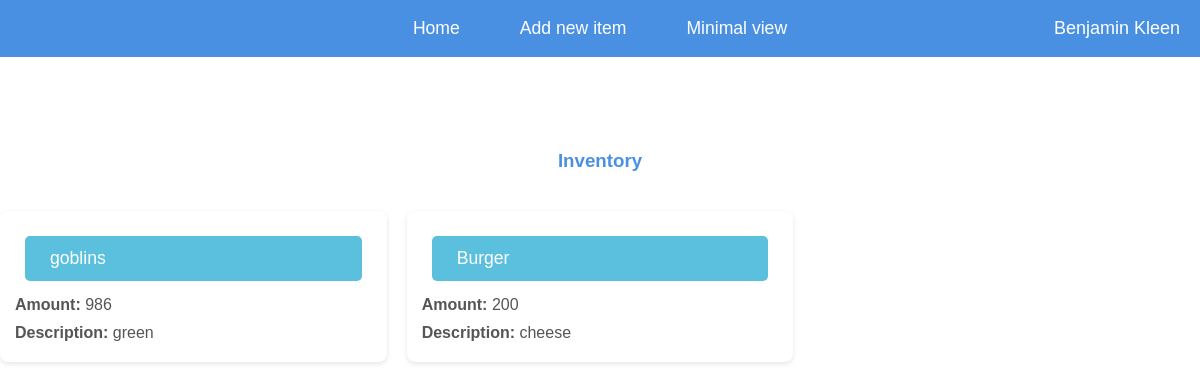
/maximal/ (signed in), run on the app's committed database.
### inventory/models.py (models this page shows, shortened)
class Item(models.Model):
    Item_name = models.CharField(max_length=100)
    Item_description = models.CharField(max_length=1000)
    Item_amount = models.IntegerField(default=1)
    Item_lowStock = models.IntegerField(default=10)

### inventory/views.py (the view)
# urls.py: path('maximal/', views.Maximalview, name='maximal'),
@login_required
def Maximalview(request):
    user = request.user
    items_for_user = Item_User.objects.filter(user=user).select_related('item')
    Item_list = [item_user.item for item_user in items_for_user]
    Username = user.get_full_name()
    context = {
        "Item_list": Item_list,
        "Username": Username,
    }
    template = loader.get_template("inventory/maximal.html")
    return HttpResponse(template.render(context,request))

### inventory/templates/inventory/maximal.html (shortened to what this page needs)
<!DOCTYPE html>
<html lang="en">
<head>
</head>
<body>
    <div class="header">
        <a href="/home" class="button-header">Home</a>
        <a href="/inventory/add" class="button-header">Add new item</a>
        <a href="/inventory" class="button-header">Minimal view</a>
        <p class="header-text">{{Username}}</p>
    </div>
    <div class="content">
        <h3>Inventory</h3>
        {% if Item_list %}
            <div class="button-container">
                {% for item in Item_list %}
                    <ul>
                        <li>
                            <a href="/inventory/{{ item.id }}/" class="button">{{ item.Item_name }}</a>
                            <p><b>Amount:</b> {{ item.Item_amount }}</p>
                            <p><b>Description:</b> {{ item.Item_description }}</p>
                        </li>
                    </ul>
                {% endfor %}
            </div>
        {% else %}
            <p>No items are available.</p>
        {% endif %}
    </div>
</body>
</html>

### inventory/templates/inventory/maximal.html (style rules this page uses)
body { font-family: Arial, sans-serif; background-color: #ffffff; color: #333; margin: 0; padding: 0; display: flex; flex-direction: column; align-items: center; height: 100vh; overflow-x: hidden; }
h3 { color: #4a90e2; margin-top: 80px; }
.header { position: fixed; top: 0; left: 0; right: 0; background-color: #4a90e2; display: flex; justify-content: center; padding: 10px 0; z-index: 10; }
.button-header { margin: 0 15px; padding: 8px 15px; color: white; text-decoration: none; font-size: 1.1em; transition: color 0.3s ease; }
.header-text { position: absolute; right: 20px; top: 0px; color: white; font-size: 18px; }
.content { display: flex; flex-direction: column; justify-content: center; align-items: center; width: 100%; margin-top: 70px; }
.button-container { display: grid; grid-template-columns: repeat(auto-fill, minmax(300px, 1fr)); gap: 20px; width: 100%; max-width: 1200px; padding: 10px; }
.button { margin: 10px; padding: 12px 25px; background-color: #5bc0de; color: white; text-decoration: none; border-radius: 5px; font-size: 1.1em; transition: background-color 0.3s ease; }
p { font-size: 1.2em; color: #555; }
ul { list-style-type: none; padding: 0; margin: 10px 0; width: 100%; }
li { margin-bottom: 20px; text-align: left; background-color: #ffffff; padding: 15px; border-radius: 8px; box-shadow: 0 2px 5px rgba(0, 0, 0, 0.1); box-sizing: border-box; display: flex; flex-direction: column; justify-content: space-between; }
li a { display: block; margin-bottom: 10px; font-size: 1.2em; color: #4a90e2; text-decoration: none; }
li p { font-size: 1em; color: #555; margin: 5px 0; }

### data on the page
Item: Item_name "goblins", Item_amount "986", Item_description "green"
Item: Item_name "Burger", Item_amount "200", Item_description "cheese"

### other printed values
{{ Username }} "Benjamin Kleen"
